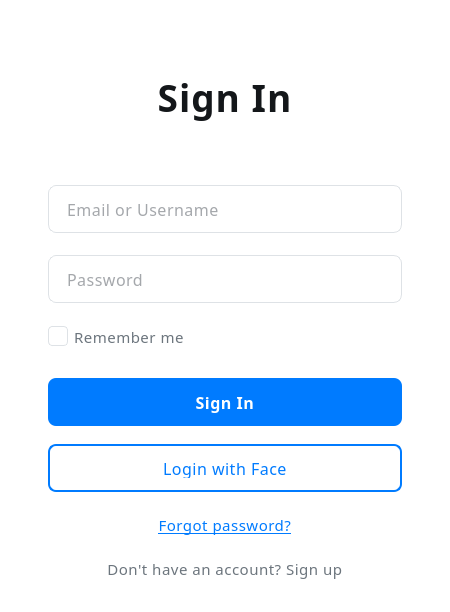
<?xml version="1.0" encoding="UTF-8"?>
<ui version="4.0">
 <class>LoginPage</class>
 <widget class="QWidget" name="LoginPage">
  <property name="geometry">
   <rect>
    <x>0</x>
    <y>0</y>
    <width>450</width>
    <height>600</height>
   </rect>
  </property>
  <property name="windowTitle">
   <string>Login</string>
  </property>
  <property name="styleSheet">
   <string notr="true">QWidget#LoginPage {
    background-color: transparent;
    font-family: 'Poppins';
    font-weight: 300;
}</string>
  </property>
  <layout class="QVBoxLayout" name="verticalLayout">
   <property name="spacing">
    <number>0</number>
   </property>
   <property name="leftMargin">
    <number>0</number>
   </property>
   <property name="topMargin">
    <number>0</number>
   </property>
   <property name="rightMargin">
    <number>0</number>
   </property>
   <property name="bottomMargin">
    <number>0</number>
   </property>
   <item>
    <widget class="QStackedWidget" name="authStackedWidget">
     <property name="currentIndex">
      <number>0</number>
     </property>
        <!-- LOGIN FORM -->
        <widget class="QWidget" name="loginFormPage">
         <layout class="QVBoxLayout" name="loginFormLayout">
          <property name="leftMargin">
           <number>48</number>
          </property>
          <property name="topMargin">
           <number>48</number>
          </property>
          <property name="rightMargin">
           <number>48</number>
          </property>
          <property name="bottomMargin">
           <number>32</number>
          </property>
          <item>
           <widget class="QLabel" name="loginTitle">
            <property name="font">
             <font>
              <family>Poppins</family>
              <pointsize>28</pointsize>
              <weight>300</weight>
             </font>
            </property>
            <property name="styleSheet">
             <string notr="true">QLabel {
    color: #14171a;
    font-weight: 600;
    letter-spacing: 1px;
    background-color: transparent;
    padding: 24px 0px;
    text-align: center;
}</string>
            </property>
            <property name="text">
             <string>Sign In</string>
            </property>
            <property name="alignment">
             <set>Qt::AlignCenter</set>
            </property>
           </widget>
          </item>
          <item>
           <spacer name="loginTitleSpacer">
            <property name="orientation">
             <enum>Qt::Vertical</enum>
            </property>
            <property name="sizeType">
             <enum>QSizePolicy::Fixed</enum>
            </property>
            <property name="sizeHint" stdset="0">
             <size>
              <width>20</width>
              <height>32</height>
             </size>
            </property>
           </spacer>
          </item>
          <item>
           <widget class="QLineEdit" name="loginEmailLineEdit">
            <property name="minimumSize">
             <size>
              <width>0</width>
              <height>48</height>
             </size>
            </property>
            <property name="font">
             <font>
              <family>Poppins</family>
              <pointsize>12</pointsize>
              <weight>300</weight>
             </font>
            </property>
            <property name="styleSheet">
             <string notr="true">QLineEdit {
    padding: 12px 16px;
    border: 1px solid #dee2e6;
    border-radius: 8px;
    background-color: #ffffff;
    color: #495057;
    font-weight: 300;
    letter-spacing: 0.5px;
}
QLineEdit:focus {
    border-color: #007bff;
    outline: none;
}
QLineEdit:hover {
    border-color: #adb5bd;
}</string>
            </property>
            <property name="placeholderText">
             <string>Email or Username</string>
            </property>
           </widget>
          </item>
          <item>
           <spacer name="loginFieldSpacer1">
            <property name="orientation">
             <enum>Qt::Vertical</enum>
            </property>
            <property name="sizeType">
             <enum>QSizePolicy::Fixed</enum>
            </property>
            <property name="sizeHint" stdset="0">
             <size>
              <width>20</width>
              <height>16</height>
             </size>
            </property>
           </spacer>
          </item>
          <item>
           <widget class="QLineEdit" name="loginPasswordLineEdit">
            <property name="minimumSize">
             <size>
              <width>0</width>
              <height>48</height>
             </size>
            </property>
            <property name="font">
             <font>
              <family>Poppins</family>
              <pointsize>12</pointsize>
              <weight>300</weight>
             </font>
            </property>
            <property name="styleSheet">
             <string notr="true">QLineEdit {
    padding: 12px 16px;
    border: 1px solid #dee2e6;
    border-radius: 8px;
    background-color: #ffffff;
    color: #495057;
    font-weight: 300;
    letter-spacing: 0.5px;
}
QLineEdit:focus {
    border-color: #007bff;
    outline: none;
}
QLineEdit:hover {
    border-color: #adb5bd;
}</string>
            </property>
            <property name="echoMode">
             <enum>QLineEdit::Password</enum>
            </property>
            <property name="placeholderText">
             <string>Password</string>
            </property>
           </widget>
          </item>
          <item>
           <spacer name="loginFieldSpacer2">
            <property name="orientation">
             <enum>Qt::Vertical</enum>
            </property>
            <property name="sizeType">
             <enum>QSizePolicy::Fixed</enum>
            </property>
            <property name="sizeHint" stdset="0">
             <size>
              <width>20</width>
              <height>16</height>
             </size>
            </property>
           </spacer>
          </item>
          <item>
           <widget class="QCheckBox" name="rememberMeCheckBox">
            <property name="font">
             <font>
              <family>Poppins</family>
              <pointsize>11</pointsize>
              <weight>300</weight>
             </font>
            </property>
            <property name="styleSheet">
             <string notr="true">QCheckBox {
    color: #6c757d;
    font-weight: 300;
    letter-spacing: 0.5px;
}
QCheckBox::indicator {
    width: 18px;
    height: 18px;
    border-radius: 4px;
    border: 1px solid #dee2e6;
    background-color: #ffffff;
}
QCheckBox::indicator:checked {
    background-color: #007bff;
    border-color: #007bff;
}
QCheckBox::indicator:hover {
    border-color: #007bff;
}</string>
            </property>
            <property name="text">
             <string>Remember me</string>
            </property>
           </widget>
          </item>
          <item>
           <spacer name="loginFieldSpacer3">
            <property name="orientation">
             <enum>Qt::Vertical</enum>
            </property>
            <property name="sizeType">
             <enum>QSizePolicy::Fixed</enum>
            </property>
            <property name="sizeHint" stdset="0">
             <size>
              <width>20</width>
              <height>24</height>
             </size>
            </property>
           </spacer>
          </item>
          <item>
           <widget class="QPushButton" name="loginButton">
            <property name="minimumSize">
             <size>
              <width>0</width>
              <height>48</height>
             </size>
            </property>
            <property name="font">
             <font>
              <family>Poppins</family>
              <pointsize>12</pointsize>
              <weight>500</weight>
             </font>
            </property>
            <property name="styleSheet">
             <string notr="true">QPushButton {
    background-color: #007bff;
    color: white;
    border: none;
    border-radius: 8px;
    padding: 12px 24px;
    font-weight: 500;
    letter-spacing: 0.5px;
    font-family: 'Poppins', 'Segoe UI', Arial, sans-serif;
    box-sizing: border-box;
}
QPushButton:hover {
    background-color: #0056b3;
    transform: none;
}
QPushButton:pressed {
    background-color: #004085;
    transform: none;
}</string>
            </property>
            <property name="text">
             <string>Sign In</string>
            </property>
            <property name="icon">
             <iconset resource="resources.qrc">
              <normaloff>:/icons/login.svg</normaloff>
             </iconset>
            </property>
           </widget>
          </item>
          <item>
           <spacer name="loginButtonSpacer">
            <property name="orientation">
             <enum>Qt::Vertical</enum>
            </property>
            <property name="sizeType">
             <enum>QSizePolicy::Fixed</enum>
            </property>
            <property name="sizeHint" stdset="0">
             <size>
              <width>20</width>
              <height>12</height>
             </size>
            </property>
           </spacer>
          </item>
          <item>
           <widget class="QPushButton" name="faceLoginButton">
            <property name="minimumSize">
             <size>
              <width>0</width>
              <height>48</height>
             </size>
            </property>
            <property name="font">
             <font>
              <family>Poppins</family>
              <pointsize>12</pointsize>
              <weight>400</weight>
             </font>
            </property>
            <property name="styleSheet">
             <string notr="true">QPushButton {
    background-color: #ffffff;
    color: #007bff;
    border: 2px solid #007bff;
    border-radius: 8px;
    padding: 12px 24px;
    font-weight: 400;
    letter-spacing: 0.5px;
    font-family: 'Poppins', 'Segoe UI', Arial, sans-serif;
    box-sizing: border-box;
}
QPushButton:hover {
    background-color: #f8f9fa;
    border-color: #0056b3;
    color: #0056b3;
    transform: none;
}
QPushButton:pressed {
    background-color: #e9ecef;
    border-color: #004085;
    color: #004085;
    transform: none;
}</string>
            </property>
            <property name="text">
             <string>Login with Face</string>
            </property>
            <property name="icon">
             <iconset resource="resources.qrc">
              <normaloff>:/resources/icons/security.svg</normaloff>
             </iconset>
            </property>
           </widget>
          </item>
          <item>
           <spacer name="faceLoginSpacer">
            <property name="orientation">
             <enum>Qt::Vertical</enum>
            </property>
            <property name="sizeType">
             <enum>QSizePolicy::Fixed</enum>
            </property>
            <property name="sizeHint" stdset="0">
             <size>
              <width>20</width>
              <height>16</height>
             </size>
            </property>
           </spacer>
          </item>
          <item>
           <widget class="QPushButton" name="forgotPasswordNavButton">
            <property name="font">
             <font>
              <family>Poppins</family>
              <pointsize>11</pointsize>
              <weight>300</weight>
             </font>
            </property>
            <property name="styleSheet">
             <string notr="true">QPushButton {
    background-color: transparent;
    color: #007bff;
    border: none;
    font-weight: 300;
    letter-spacing: 0.5px;
    text-decoration: underline;
    text-align: center;
}
QPushButton:hover {
    color: #0056b3;
}</string>
            </property>
            <property name="text">
             <string>Forgot password?</string>
            </property>
            <property name="flat">
             <bool>true</bool>
            </property>
           </widget>
          </item>
          <item>
           <spacer name="loginLinkSpacer">
            <property name="orientation">
             <enum>Qt::Vertical</enum>
            </property>
            <property name="sizeType">
             <enum>QSizePolicy::Fixed</enum>
            </property>
            <property name="sizeHint" stdset="0">
             <size>
              <width>20</width>
              <height>16</height>
             </size>
            </property>
           </spacer>
          </item>
          <item>
           <widget class="QPushButton" name="signUpNavButton">
            <property name="font">
             <font>
              <family>Poppins</family>
              <pointsize>11</pointsize>
              <weight>300</weight>
             </font>
            </property>
            <property name="styleSheet">
             <string notr="true">QPushButton {
    background-color: transparent;
    color: #6c757d;
    border: none;
    font-weight: 300;
    letter-spacing: 0.5px;
    text-align: center;
}
QPushButton:hover {
    color: #007bff;
}</string>
            </property>
            <property name="text">
             <string>Don't have an account? Sign up</string>
            </property>
            <property name="flat">
             <bool>true</bool>
            </property>
           </widget>
          </item>
         </layout>
        </widget>
        <!-- SIGN UP FORM -->
        <widget class="QWidget" name="signUpFormPage">
         <layout class="QVBoxLayout" name="signUpFormLayout">
          <property name="leftMargin">
           <number>48</number>
          </property>
          <property name="topMargin">
           <number>32</number>
          </property>
          <property name="rightMargin">
           <number>48</number>
          </property>
          <property name="bottomMargin">
           <number>32</number>
          </property>
          <item>
           <widget class="QLabel" name="signUpTitle">
            <property name="font">
             <font>
              <family>Poppins</family>
              <pointsize>28</pointsize>
              <weight>300</weight>
             </font>
            </property>
            <property name="styleSheet">
             <string notr="true">QLabel {
    color: #14171a;
    font-weight: 600;
    letter-spacing: 1px;
    background-color: transparent;
    padding: 24px 0px;
    text-align: center;
}</string>
            </property>
            <property name="text">
             <string>Create Account</string>
            </property>
            <property name="alignment">
             <set>Qt::AlignCenter</set>
            </property>
           </widget>
          </item>
          <item>
           <spacer name="signUpTitleSpacer">
            <property name="orientation">
             <enum>Qt::Vertical</enum>
            </property>
            <property name="sizeType">
             <enum>QSizePolicy::Fixed</enum>
            </property>
            <property name="sizeHint" stdset="0">
             <size>
              <width>20</width>
              <height>24</height>
             </size>
            </property>
           </spacer>
          </item>
          <item>
           <widget class="QLineEdit" name="fullNameLineEdit">
            <property name="minimumSize">
             <size>
              <width>0</width>
              <height>48</height>
             </size>
            </property>
            <property name="font">
             <font>
              <family>Poppins</family>
              <pointsize>12</pointsize>
              <weight>300</weight>
             </font>
            </property>
            <property name="styleSheet">
             <string notr="true">QLineEdit {
    padding: 12px 16px;
    border: 1px solid #dee2e6;
    border-radius: 8px;
    background-color: #ffffff;
    color: #495057;
    font-weight: 300;
    letter-spacing: 0.5px;
}
QLineEdit:focus {
    border-color: #007bff;
    outline: none;
}
QLineEdit:hover {
    border-color: #adb5bd;
}</string>
            </property>
            <property name="placeholderText">
             <string>Full Name</string>
            </property>
           </widget>
          </item>
          <item>
           <spacer name="signUpFieldSpacer1">
            <property name="orientation">
             <enum>Qt::Vertical</enum>
            </property>
            <property name="sizeType">
             <enum>QSizePolicy::Fixed</enum>
            </property>
            <property name="sizeHint" stdset="0">
             <size>
              <width>20</width>
              <height>12</height>
             </size>
            </property>
           </spacer>
          </item>
          <item>
           <widget class="QLineEdit" name="signUpEmailLineEdit">
            <property name="minimumSize">
             <size>
              <width>0</width>
              <height>48</height>
             </size>
            </property>
            <property name="font">
             <font>
              <family>Poppins</family>
              <pointsize>12</pointsize>
              <weight>300</weight>
             </font>
            </property>
            <property name="styleSheet">
             <string notr="true">QLineEdit {
    padding: 12px 16px;
    border: 1px solid #dee2e6;
    border-radius: 8px;
    background-color: #ffffff;
    color: #495057;
    font-weight: 300;
    letter-spacing: 0.5px;
}
QLineEdit:focus {
    border-color: #007bff;
    outline: none;
}
QLineEdit:hover {
    border-color: #adb5bd;
}</string>
            </property>
            <property name="placeholderText">
             <string>Email</string>
            </property>
           </widget>
          </item>
          <item>
           <spacer name="signUpFieldSpacer2">
            <property name="orientation">
             <enum>Qt::Vertical</enum>
            </property>
            <property name="sizeType">
             <enum>QSizePolicy::Fixed</enum>
            </property>
            <property name="sizeHint" stdset="0">
             <size>
              <width>20</width>
              <height>12</height>
             </size>
            </property>
           </spacer>
          </item>
          <item>
           <widget class="QLineEdit" name="signUpPasswordLineEdit">
            <property name="minimumSize">
             <size>
              <width>0</width>
              <height>48</height>
             </size>
            </property>
            <property name="font">
             <font>
              <family>Poppins</family>
              <pointsize>12</pointsize>
              <weight>300</weight>
             </font>
            </property>
            <property name="styleSheet">
             <string notr="true">QLineEdit {
    padding: 12px 16px;
    border: 1px solid #dee2e6;
    border-radius: 8px;
    background-color: #ffffff;
    color: #495057;
    font-weight: 300;
    letter-spacing: 0.5px;
}
QLineEdit:focus {
    border-color: #007bff;
    outline: none;
}
QLineEdit:hover {
    border-color: #adb5bd;
}</string>
            </property>
            <property name="echoMode">
             <enum>QLineEdit::Password</enum>
            </property>
            <property name="placeholderText">
             <string>Password</string>
            </property>
           </widget>
          </item>
          <item>
           <spacer name="signUpFieldSpacer3">
            <property name="orientation">
             <enum>Qt::Vertical</enum>
            </property>
            <property name="sizeType">
             <enum>QSizePolicy::Fixed</enum>
            </property>
            <property name="sizeHint" stdset="0">
             <size>
              <width>20</width>
              <height>12</height>
             </size>
            </property>
           </spacer>
          </item>
          <item>
           <widget class="QLineEdit" name="confirmPasswordLineEdit">
            <property name="minimumSize">
             <size>
              <width>0</width>
              <height>48</height>
             </size>
            </property>
            <property name="font">
             <font>
              <family>Poppins</family>
              <pointsize>12</pointsize>
              <weight>300</weight>
             </font>
            </property>
            <property name="styleSheet">
             <string notr="true">QLineEdit {
    padding: 12px 16px;
    border: 1px solid #dee2e6;
    border-radius: 8px;
    background-color: #ffffff;
    color: #495057;
    font-weight: 300;
    letter-spacing: 0.5px;
}
QLineEdit:focus {
    border-color: #007bff;
    outline: none;
}
QLineEdit:hover {
    border-color: #adb5bd;
}</string>
            </property>
            <property name="echoMode">
             <enum>QLineEdit::Password</enum>
            </property>
            <property name="placeholderText">
             <string>Confirm Password</string>
            </property>
           </widget>
          </item>
          <item>
           <spacer name="signUpFieldSpacer4">
            <property name="orientation">
             <enum>Qt::Vertical</enum>
            </property>
            <property name="sizeType">
             <enum>QSizePolicy::Fixed</enum>
            </property>
            <property name="sizeHint" stdset="0">
             <size>
              <width>20</width>
              <height>16</height>
             </size>
            </property>
           </spacer>
          </item>
          <item>
           <widget class="QCheckBox" name="acceptTermsCheckBox">
            <property name="font">
             <font>
              <family>Poppins</family>
              <pointsize>11</pointsize>
              <weight>300</weight>
             </font>
            </property>
            <property name="styleSheet">
             <string notr="true">QCheckBox {
    color: #6c757d;
    font-weight: 300;
    letter-spacing: 0.5px;
}
QCheckBox::indicator {
    width: 18px;
    height: 18px;
    border-radius: 4px;
    border: 1px solid #dee2e6;
    background-color: #ffffff;
}
QCheckBox::indicator:checked {
    background-color: #007bff;
    border-color: #007bff;
}
QCheckBox::indicator:hover {
    border-color: #007bff;
}</string>
            </property>
            <property name="text">
             <string>I accept the terms &amp; conditions</string>
            </property>
           </widget>
          </item>
          <item>
           <spacer name="signUpFieldSpacer5">
            <property name="orientation">
             <enum>Qt::Vertical</enum>
            </property>
            <property name="sizeType">
             <enum>QSizePolicy::Fixed</enum>
            </property>
            <property name="sizeHint" stdset="0">
             <size>
              <width>20</width>
              <height>20</height>
             </size>
            </property>
           </spacer>
          </item>
          <item>
           <widget class="QPushButton" name="signUpButton">
            <property name="minimumSize">
             <size>
              <width>0</width>
              <height>48</height>
             </size>
            </property>
            <property name="font">
             <font>
              <family>Poppins</family>
              <pointsize>12</pointsize>
              <weight>300</weight>
             </font>
            </property>
            <property name="styleSheet">
             <string notr="true">QPushButton {
    background-color: #007bff;
    color: white;
    border: none;
    border-radius: 8px;
    padding: 12px 24px;
    font-weight: 300;
    letter-spacing: 0.5px;
}
QPushButton:hover {
    background-color: #0056b3;
}
QPushButton:pressed {
    background-color: #004085;
}</string>
            </property>
            <property name="text">
             <string>Create Account</string>
            </property>
           </widget>
          </item>
          <item>
           <spacer name="signUpButtonSpacer">
            <property name="orientation">
             <enum>Qt::Vertical</enum>
            </property>
            <property name="sizeType">
             <enum>QSizePolicy::Fixed</enum>
            </property>
            <property name="sizeHint" stdset="0">
             <size>
              <width>20</width>
              <height>16</height>
             </size>
            </property>
           </spacer>
          </item>
          <item>
           <widget class="QPushButton" name="backToLoginFromSignUpButton">
            <property name="font">
             <font>
              <family>Poppins</family>
              <pointsize>11</pointsize>
              <weight>300</weight>
             </font>
            </property>
            <property name="styleSheet">
             <string notr="true">QPushButton {
    background-color: transparent;
    color: #6c757d;
    border: none;
    font-weight: 300;
    letter-spacing: 0.5px;
    text-align: center;
}
QPushButton:hover {
    color: #007bff;
}</string>
            </property>
            <property name="text">
             <string>Already have an account? Sign in</string>
            </property>
            <property name="flat">
             <bool>true</bool>
            </property>
           </widget>
          </item>
         </layout>
        </widget>
        <!-- FORGOT PASSWORD FORM -->
        <widget class="QWidget" name="forgotPasswordFormPage">
         <layout class="QVBoxLayout" name="forgotPasswordFormLayout">
          <property name="leftMargin">
           <number>48</number>
          </property>
          <property name="topMargin">
           <number>64</number>
          </property>
          <property name="rightMargin">
           <number>48</number>
          </property>
          <property name="bottomMargin">
           <number>48</number>
          </property>
          <item>
           <widget class="QLabel" name="forgotPasswordTitle">
            <property name="font">
             <font>
              <family>Poppins</family>
              <pointsize>28</pointsize>
              <weight>300</weight>
             </font>
            </property>
            <property name="styleSheet">
             <string notr="true">QLabel {
    color: #14171a;
    font-weight: 600;
    letter-spacing: 1px;
    background-color: transparent;
    padding: 24px 0px;
    text-align: center;
}</string>
            </property>
            <property name="text">
             <string>Reset Password</string>
            </property>
            <property name="alignment">
             <set>Qt::AlignCenter</set>
            </property>
           </widget>
          </item>
          <item>
           <spacer name="forgotPasswordTitleSpacer">
            <property name="orientation">
             <enum>Qt::Vertical</enum>
            </property>
            <property name="sizeType">
             <enum>QSizePolicy::Fixed</enum>
            </property>
            <property name="sizeHint" stdset="0">
             <size>
              <width>20</width>
              <height>16</height>
             </size>
            </property>
           </spacer>
          </item>
          <item>
           <widget class="QLabel" name="forgotPasswordDescription">
            <property name="font">
             <font>
              <family>Poppins</family>
              <pointsize>12</pointsize>
              <weight>300</weight>
             </font>
            </property>
            <property name="styleSheet">
             <string notr="true">QLabel {
    color: #6c757d;
    font-weight: 300;
    letter-spacing: 0.5px;
}</string>
            </property>
            <property name="text">
             <string>Enter your email address and we'll send you a link to reset your password.</string>
            </property>
            <property name="alignment">
             <set>Qt::AlignCenter</set>
            </property>
            <property name="wordWrap">
             <bool>true</bool>
            </property>
           </widget>
          </item>
          <item>
           <spacer name="forgotPasswordDescSpacer">
            <property name="orientation">
             <enum>Qt::Vertical</enum>
            </property>
            <property name="sizeType">
             <enum>QSizePolicy::Fixed</enum>
            </property>
            <property name="sizeHint" stdset="0">
             <size>
              <width>20</width>
              <height>32</height>
             </size>
            </property>
           </spacer>
          </item>
          <item>
           <widget class="QLineEdit" name="resetEmailLineEdit">
            <property name="minimumSize">
             <size>
              <width>0</width>
              <height>48</height>
             </size>
            </property>
            <property name="font">
             <font>
              <family>Poppins</family>
              <pointsize>12</pointsize>
              <weight>300</weight>
             </font>
            </property>
            <property name="styleSheet">
             <string notr="true">QLineEdit {
    padding: 12px 16px;
    border: 1px solid #dee2e6;
    border-radius: 8px;
    background-color: #ffffff;
    color: #495057;
    font-weight: 300;
    letter-spacing: 0.5px;
}
QLineEdit:focus {
    border-color: #007bff;
    outline: none;
}
QLineEdit:hover {
    border-color: #adb5bd;
}</string>
            </property>
            <property name="placeholderText">
             <string>Email or Username</string>
            </property>
           </widget>
          </item>
          <item>
           <spacer name="forgotPasswordFieldSpacer">
            <property name="orientation">
             <enum>Qt::Vertical</enum>
            </property>
            <property name="sizeType">
             <enum>QSizePolicy::Fixed</enum>
            </property>
            <property name="sizeHint" stdset="0">
             <size>
              <width>20</width>
              <height>24</height>
             </size>
            </property>
           </spacer>
          </item>
          <item>
           <widget class="QPushButton" name="sendResetLinkButton">
            <property name="minimumSize">
             <size>
              <width>0</width>
              <height>48</height>
             </size>
            </property>
            <property name="font">
             <font>
              <family>Poppins</family>
              <pointsize>12</pointsize>
              <weight>300</weight>
             </font>
            </property>
            <property name="styleSheet">
             <string notr="true">QPushButton {
    background-color: #007bff;
    color: white;
    border: none;
    border-radius: 8px;
    padding: 12px 24px;
    font-weight: 300;
    letter-spacing: 0.5px;
}
QPushButton:hover {
    background-color: #0056b3;
}
QPushButton:pressed {
    background-color: #004085;
}</string>
            </property>
            <property name="text">
             <string>Send Reset Link</string>
            </property>
           </widget>
          </item>
          <item>
           <spacer name="forgotPasswordButtonSpacer">
            <property name="orientation">
             <enum>Qt::Vertical</enum>
            </property>
            <property name="sizeType">
             <enum>QSizePolicy::Fixed</enum>
            </property>
            <property name="sizeHint" stdset="0">
             <size>
              <width>20</width>
              <height>32</height>
             </size>
            </property>
           </spacer>
          </item>
          <item>
           <widget class="QPushButton" name="backToLoginFromForgotButton">
            <property name="font">
             <font>
              <family>Poppins</family>
              <pointsize>11</pointsize>
              <weight>300</weight>
             </font>
            </property>
            <property name="styleSheet">
             <string notr="true">QPushButton {
    background-color: transparent;
    color: #6c757d;
    border: none;
    font-weight: 300;
    letter-spacing: 0.5px;
    text-align: center;
}
QPushButton:hover {
    color: #007bff;
}</string>
            </property>
            <property name="text">
             <string>Remember your password? Sign in</string>
            </property>
            <property name="flat">
             <bool>true</bool>
            </property>
           </widget>
          </item>
         </layout>
        </widget>
     </widget>
   </item>
  </layout>
 </widget>
 <resources/>
 <connections/>
</ui>
